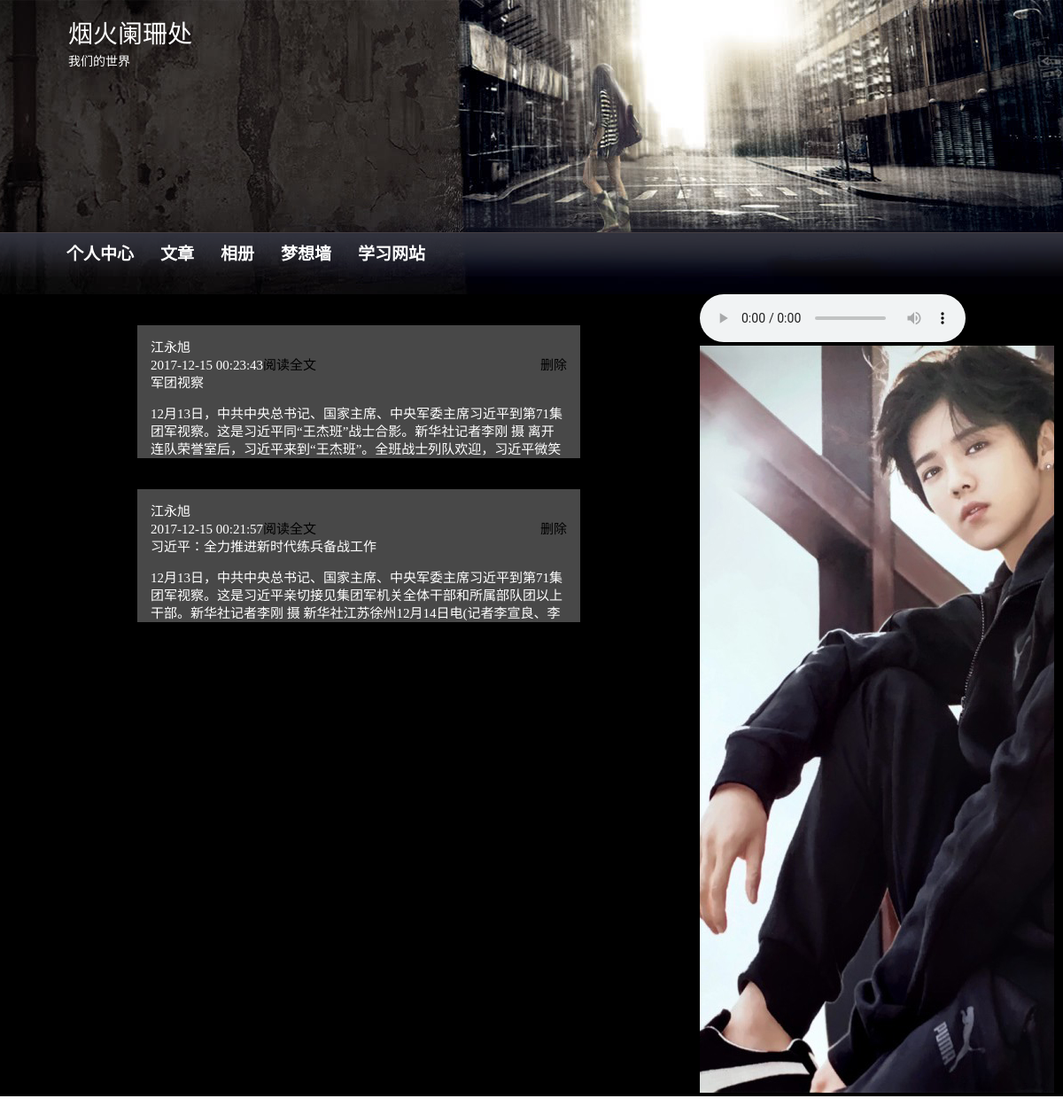
The page /campuslife.php on the database its author committed.
### tables this page shows
CREATE TABLE `best` (
  `id` int(191) NOT NULL AUTO_INCREMENT,
  `nickname` varchar(191) NOT NULL,
  `title` text NOT NULL,
  `words` int(11) NOT NULL,
  `views` int(11) NOT NULL,
  `content` text NOT NULL,
  `time` datetime NOT NULL DEFAULT CURRENT_TIMESTAMP,
  PRIMARY KEY (`id`)
);

### campuslife.php (the view, shortened to what this page needs)
<?php
$link=connect();
$sql="SELECT *FROM best ORDER BY id DESC";
$mysqli_result=mysqli_query($link, $sql);
$rows=array();
while($row=$mysqli_result->fetch_array(MYSQLI_ASSOC)){
$rows[]=$row;}
?>
<!DOCTYPE html>
<html lang="en">
<head>
	<link rel="stylesheet"type="text/css"href="body.css">
</head>
<body class="bg-body">
<div class="background-container" id="laybackground">
	<div class="layout-head" >
		<div class="layout-head-inner" id="headcontainer" >
			<div class="head-info"style="width:215px;height:59px;">
				<h1 class="toptitle" id="toptitle">
					<span class="title-text">烟火阑珊处</span>
				</h1>
			    <div class="head-description">
					<span class="description-text">我们的世界</span>
				</div>
			</div>
		</div>
	</div>
	<div class="layout-nav">
		<div class="layout-nav-inner">
		<ul class="nav">
		<li class="list-item">
			<a href="whether1.php">个人中心</a>
			</li>
		<li class="list-item">
			<a href="whether.php">文章</a>
			</li>
		<li class="list-item">
			<a href="image.php">相册</a>
			</li>
		<li class="list-item">
			<a href="dream.php">梦想墙</a>
			</li>
		<li class="list-item">
			<a href="class.php">学习网站</a>
			</li>
			</ul>
		</div>
	</div>
	<div class="layout-background">
	<div class="best">
	<div class="main">
		<div class="main-continer">
			<div class="main-left">
	<?php
	foreach($rows as $row){
	?>
	<div class="mainleft" >
		<div class="item">
		<div class="name" ><?php  echo $row['nickname'];?></div>
		<span class="time"><?php echo $row['time'];?></span>
		<a href="readall.php?id=<?php echo $row['id'];?>" class="b">阅读全文</a>
		<a href="do_delete.php?id=<?php echo $row['id'];?>" class="a">删除</a></br>
		<h><?php echo $row['title'];?></h>
		<P class="content"><?php echo $row['content'];?></P>
		</div>
	</div>
	<?php
	}
	?>
			</div>
			<div class="main-right">
			<audio controls="controls">
  <source src="1.ogg" type="audio/ogg">
  <source src="1.mp3" type="audio/mpeg">
</audio>
<img src="g.jpeg">
			</div>
		</div>
	</div>
	</div>
</div>
</body>
</html>

### body.css (style rules this page uses)
body { margin:0px; padding:0px;font-family: punctuation,"PingFangSC-Regular","Microsoft Yahei","sans-serif"; }
.bg-body { background-image:url(c.png); background-repeat:repeat; }
.background-container { background-repeat: no-repeat; background-position: center top; background-attachment: scroll; background-image: url("a.jpg"); }
.layout-head { margin:0; padding:0; }
.layout-head-inner { position:relative; width:1046px; margin:0 auto; background:no-repeat;height:250px; }
.head-info { position:absolute; top:20px; left:0; }
.layout-head .head-info h1 { font-weight:normal; margin-bottom:3px; font-size:0; }
.layout-head .head-info .toptitle { height:38px; line-height:38px; font-size:28px; margin-right:10px; display:inline-block; vertical-align:middle; }
div { display:block; }
div { margin:0px; padding:0px; }
body { font-family:punctuaion,"PingFangSCRegular","Microsoft Yahei","sansserif"; }
body { line-height:1.334; font-size:12px; }
body { color:#a6a6a6; }
.head-info h1 { font-weight:normal; }
.layout-head .head-info { position:absolute; top:20px; left:0; color:#fff; }
.layout-head .head-description { font-size:14px; }
h1 { margin:0; padding:0; }
.layout-nav { background-image:url(b.png); border:none; height:50px; margin:0 auto; height:50px; }
.layout-nav-inner { position: relative; width: 1160px; margin: 0 auto; height: 50px; }
.layout-nav-inner .nav { color:#fff; font-family:arial; }
a { text-decoration:none; }
.nav::after { content:""; display:block; clear:both; }
.nav { list-style:none; }
.nav .list-item { float:left; margin:0 10px; height:50px; line-height:50px; }
.nav .list-item a { padding:0 5px; color:#fff; font-weight:bold; height:50px; display:inline-block; font-size:19px; }
.layout-background { background-color: black; }
.layout-background .mainleft { width:500px;height:150px;margin:35px;overflow:hidden;background-color: #484848; color:#fff;font-size:15px!important; }
.layout-background .mainleft .item { border:none;margin:15px 15px;clear:both;overflow: hidden; }
.layout-background .mainleft .item .time { float:left; }
.layout-background .item .a { float:right;color:black; }
.layout-background .item .b { color:black; }
.layout-background .main { width:1070px;margin:20px;overflow: hidden;margin-left:120px; }
.layout-background .main-continer { margin:0;padding:0;overflow:hidden; }
.layout-background .main-left { width:600px;float:left; }
.layout-background .main-right { width:400px;float:right; }

### rows shown on the page
best: nickname "江永旭", time "2017-12-15 00:23:43", title "军团视察", content "12月13日，中共中央总书记、国家主席、中央军委主席习近平到第71集团军视察。这是习近平同“王杰班”战士合影。新华社记者李刚 摄…"
best: nickname "江永旭", time "2017-12-15 00:21:57", title "习近平：全力推进新时代练兵备战工作", content "12月13日，中共中央总书记、国家主席、中央军委主席习近平到第71集团军视察。这是习近平亲切接见集团军机关全体干部和所属部队团以上干部。新华社记者李刚 摄…"
